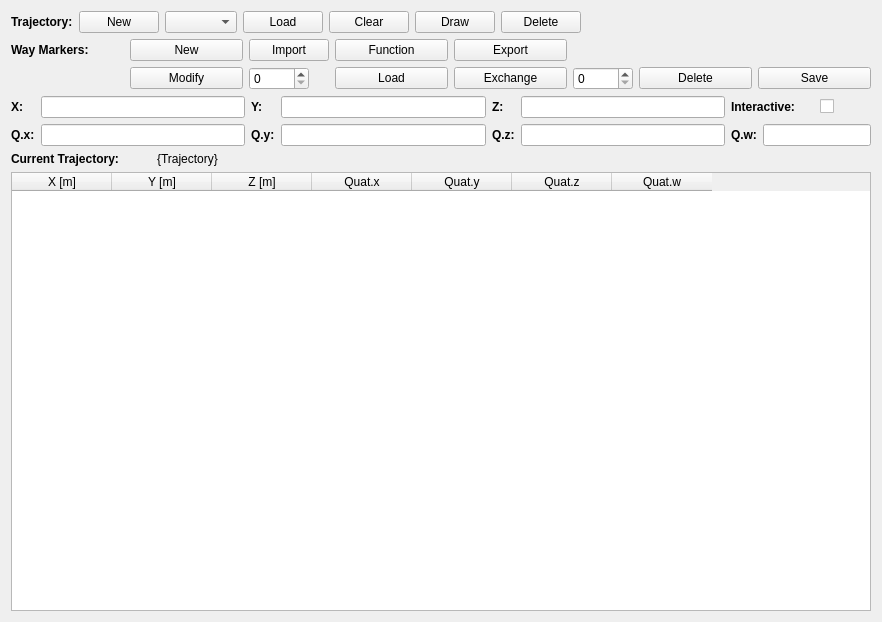
                <widget class="QWidget" name="scrollAreaWidgetContents_2">
                 <property name="geometry">
                  <rect>
                   <x>0</x>
                   <y>0</y>
                   <width>882</width>
                   <height>622</height>
                  </rect>
                 </property>
                 <property name="minimumSize">
                  <size>
                   <width>0</width>
                   <height>0</height>
                  </size>
                 </property>
                 <layout class="QGridLayout" name="gridLayout_5">
                  <item row="4" column="0">
                   <widget class="QLabel" name="TrajectoryName_text_1">
                    <property name="maximumSize">
                     <size>
                      <width>140</width>
                      <height>16777215</height>
                     </size>
                    </property>
                    <property name="text">
                     <string>&lt;html&gt;&lt;head/&gt;&lt;body&gt;&lt;p&gt;&lt;span style=&quot; font-weight:600;&quot;&gt;Current Trajectory:&lt;/span&gt;&lt;/p&gt;&lt;/body&gt;&lt;/html&gt;</string>
                    </property>
                   </widget>
                  </item>
                  <item row="4" column="1" colspan="2">
                   <widget class="QLabel" name="TrajectoryName_text">
                    <property name="text">
                     <string>{Trajectory}</string>
                    </property>
                   </widget>
                  </item>
                  <item row="2" column="0" colspan="3">
                   <layout class="QGridLayout" name="gridLayout_10">
                    <item row="0" column="5">
                     <widget class="QPushButton" name="FunctionTrajectory_Button">
                      <property name="text">
                       <string>Function</string>
                      </property>
                     </widget>
                    </item>
                    <item row="1" column="9">
                     <widget class="QPushButton" name="SaveWaymarker_Button">
                      <property name="text">
                       <string>Save</string>
                      </property>
                     </widget>
                    </item>
                    <item row="1" column="6">
                     <widget class="QPushButton" name="ExchangeWaymarker_Button">
                      <property name="text">
                       <string>Exchange</string>
                      </property>
                     </widget>
                    </item>
                    <item row="1" column="8">
                     <widget class="QPushButton" name="DeleteWaymarker_Button">
                      <property name="text">
                       <string>Delete</string>
                      </property>
                     </widget>
                    </item>
                    <item row="1" column="7">
                     <widget class="QSpinBox" name="Id2Waymarker_spinBox">
                      <property name="maximumSize">
                       <size>
                        <width>60</width>
                        <height>16777215</height>
                       </size>
                      </property>
                     </widget>
                    </item>
                    <item row="1" column="2">
                     <widget class="QSpinBox" name="IdWaymarker_spinBox">
                      <property name="maximumSize">
                       <size>
                        <width>60</width>
                        <height>16777215</height>
                       </size>
                      </property>
                     </widget>
                    </item>
                    <item row="1" column="1">
                     <widget class="QPushButton" name="ModifyWaymarker_Button">
                      <property name="text">
                       <string>Modify</string>
                      </property>
                     </widget>
                    </item>
                    <item row="1" column="5">
                     <widget class="QPushButton" name="LoadWaymarker_Button">
                      <property name="text">
                       <string>Load</string>
                      </property>
                     </widget>
                    </item>
                    <item row="0" column="2">
                     <widget class="QPushButton" name="ImportTrajectory_Button">
                      <property name="text">
                       <string>Import</string>
                      </property>
                     </widget>
                    </item>
                    <item row="0" column="0">
                     <widget class="QLabel" name="Waymarker_Label">
                      <property name="text">
                       <string>&lt;html&gt;&lt;head/&gt;&lt;body&gt;&lt;p&gt;&lt;span style=&quot; font-weight:600;&quot;&gt;Way Markers:&lt;/span&gt;&lt;/p&gt;&lt;/body&gt;&lt;/html&gt;</string>
                      </property>
                     </widget>
                    </item>
                    <item row="0" column="1">
                     <widget class="QPushButton" name="NewWaymarker_Button">
                      <property name="text">
                       <string>New</string>
                      </property>
                     </widget>
                    </item>
                    <item row="0" column="6">
                     <widget class="QPushButton" name="ExportTrajectory_Button">
                      <property name="text">
                       <string>Export</string>
                      </property>
                     </widget>
                    </item>
                   </layout>
                  </item>
                  <item row="3" column="0" colspan="3">
                   <layout class="QGridLayout" name="WM_point_layout">
                    <item row="0" column="0">
                     <widget class="QLabel" name="WM_X_label">
                      <property name="text">
                       <string>&lt;html&gt;&lt;head/&gt;&lt;body&gt;&lt;p&gt;&lt;span style=&quot; font-weight:600;&quot;&gt;X:&lt;/span&gt;&lt;/p&gt;&lt;/body&gt;&lt;/html&gt;</string>
                      </property>
                     </widget>
                    </item>
                    <item row="0" column="1">
                     <widget class="QLineEdit" name="WM_X_text">
                      <property name="styleSheet">
                       <string notr="true"/>
                      </property>
                     </widget>
                    </item>
                    <item row="0" column="2">
                     <widget class="QLabel" name="WM_Y_label">
                      <property name="text">
                       <string>&lt;html&gt;&lt;head/&gt;&lt;body&gt;&lt;p&gt;&lt;span style=&quot; font-weight:600;&quot;&gt;Y:&lt;/span&gt;&lt;/p&gt;&lt;/body&gt;&lt;/html&gt;</string>
                      </property>
                     </widget>
                    </item>
                    <item row="0" column="4">
                     <widget class="QLabel" name="WM_Z_label">
                      <property name="text">
                       <string>&lt;html&gt;&lt;head/&gt;&lt;body&gt;&lt;p&gt;&lt;span style=&quot; font-weight:600;&quot;&gt;Z:&lt;/span&gt;&lt;/p&gt;&lt;/body&gt;&lt;/html&gt;</string>
                      </property>
                     </widget>
                    </item>
                    <item row="1" column="2">
                     <widget class="QLabel" name="WM_Qy_label">
                      <property name="text">
                       <string>&lt;html&gt;&lt;head/&gt;&lt;body&gt;&lt;p&gt;&lt;span style=&quot; font-weight:600;&quot;&gt;Q.y:&lt;/span&gt;&lt;/p&gt;&lt;/body&gt;&lt;/html&gt;</string>
                      </property>
                     </widget>
                    </item>
                    <item row="0" column="3">
                     <widget class="QLineEdit" name="WM_Y_text">
                      <property name="styleSheet">
                       <string notr="true"/>
                      </property>
                     </widget>
                    </item>
                    <item row="1" column="7" colspan="2">
                     <widget class="QLineEdit" name="WM_Qw_text">
                      <property name="styleSheet">
                       <string notr="true"/>
                      </property>
                     </widget>
                    </item>
                    <item row="0" column="8">
                     <widget class="QCheckBox" name="WM_inter_checkBox">
                      <property name="styleSheet">
                       <string notr="true"/>
                      </property>
                      <property name="text">
                       <string/>
                      </property>
                     </widget>
                    </item>
                    <item row="1" column="4">
                     <widget class="QLabel" name="WM_Qz_label">
                      <property name="text">
                       <string>&lt;html&gt;&lt;head/&gt;&lt;body&gt;&lt;p&gt;&lt;span style=&quot; font-weight:600;&quot;&gt;Q.z:&lt;/span&gt;&lt;/p&gt;&lt;/body&gt;&lt;/html&gt;</string>
                      </property>
                     </widget>
                    </item>
                    <item row="1" column="1">
                     <widget class="QLineEdit" name="WM_Qx_text">
                      <property name="styleSheet">
                       <string notr="true"/>
                      </property>
                     </widget>
                    </item>
                    <item row="1" column="5">
                     <widget class="QLineEdit" name="WM_Qz_text">
                      <property name="styleSheet">
                       <string notr="true"/>
                      </property>
                     </widget>
                    </item>
                    <item row="1" column="3">
                     <widget class="QLineEdit" name="WM_Qy_text">
                      <property name="styleSheet">
                       <string notr="true"/>
                      </property>
                     </widget>
                    </item>
                    <item row="0" column="6" colspan="2">
                     <widget class="QLabel" name="WM_inter_label">
                      <property name="text">
                       <string>&lt;html&gt;&lt;head/&gt;&lt;body&gt;&lt;p&gt;&lt;span style=&quot; font-weight:600;&quot;&gt;Interactive:&lt;/span&gt;&lt;/p&gt;&lt;/body&gt;&lt;/html&gt;</string>
                      </property>
                     </widget>
                    </item>
                    <item row="1" column="6">
                     <widget class="QLabel" name="WM_Qw_label">
                      <property name="text">
                       <string>&lt;html&gt;&lt;head/&gt;&lt;body&gt;&lt;p&gt;&lt;span style=&quot; font-weight:600;&quot;&gt;Q.w:&lt;/span&gt;&lt;/p&gt;&lt;/body&gt;&lt;/html&gt;</string>
                      </property>
                     </widget>
                    </item>
                    <item row="1" column="0">
                     <widget class="QLabel" name="WM_Qx_label">
                      <property name="text">
                       <string>&lt;html&gt;&lt;head/&gt;&lt;body&gt;&lt;p&gt;&lt;span style=&quot; font-weight:600;&quot;&gt;Q.x:&lt;/span&gt;&lt;/p&gt;&lt;/body&gt;&lt;/html&gt;</string>
                      </property>
                     </widget>
                    </item>
                    <item row="0" column="5">
                     <widget class="QLineEdit" name="WM_Z_text">
                      <property name="styleSheet">
                       <string notr="true"/>
                      </property>
                     </widget>
                    </item>
                   </layout>
                  </item>
                  <item row="0" column="0" colspan="2">
                   <layout class="QHBoxLayout" name="trajectory_layout">
                    <item>
                     <widget class="QLabel" name="Trajectory_label">
                      <property name="text">
                       <string>&lt;html&gt;&lt;head/&gt;&lt;body&gt;&lt;p&gt;&lt;span style=&quot; font-weight:600;&quot;&gt;Trajectory:&lt;/span&gt;&lt;/p&gt;&lt;/body&gt;&lt;/html&gt;</string>
                      </property>
                     </widget>
                    </item>
                    <item>
                     <widget class="QPushButton" name="NewTrajectory_Button">
                      <property name="text">
                       <string>New</string>
                      </property>
                     </widget>
                    </item>
                    <item>
                     <widget class="QComboBox" name="NameTrajectory_Selector">
                      <property name="maximumSize">
                       <size>
                        <width>110</width>
                        <height>16777215</height>
                       </size>
                      </property>
                      <property name="styleSheet">
                       <string notr="true">selection-background-color: rgb(168,168,168);</string>
                      </property>
                     </widget>
                    </item>
                    <item>
                     <widget class="QPushButton" name="LoadTrajectory_Button">
                      <property name="text">
                       <string>Load</string>
                      </property>
                     </widget>
                    </item>
                    <item>
                     <widget class="QPushButton" name="ClearTrajectory_Button">
                      <property name="text">
                       <string>Clear</string>
                      </property>
                     </widget>
                    </item>
                    <item>
                     <widget class="QPushButton" name="DrawPath_Button">
                      <property name="maximumSize">
                       <size>
                        <width>100</width>
                        <height>16777215</height>
                       </size>
                      </property>
                      <property name="text">
                       <string>Draw</string>
                      </property>
                     </widget>
                    </item>
                    <item>
                     <widget class="QPushButton" name="DeleteTrajectory_Button">
                      <property name="text">
                       <string>Delete</string>
                      </property>
                     </widget>
                    </item>
                   </layout>
                  </item>
                  <item row="5" column="0" colspan="3">
                   <widget class="QTableWidget" name="trajectory_table">
                    <property name="minimumSize">
                     <size>
                      <width>600</width>
                      <height>420</height>
                     </size>
                    </property>
                    <column>
                     <property name="text">
                      <string>X [m]</string>
                     </property>
                    </column>
                    <column>
                     <property name="text">
                      <string>Y [m]</string>
                     </property>
                    </column>
                    <column>
                     <property name="text">
                      <string>Z [m]</string>
                     </property>
                    </column>
                    <column>
                     <property name="text">
                      <string>Quat.x</string>
                     </property>
                    </column>
                    <column>
                     <property name="text">
                      <string>Quat.y</string>
                     </property>
                    </column>
                    <column>
                     <property name="text">
                      <string>Quat.z</string>
                     </property>
                    </column>
                    <column>
                     <property name="text">
                      <string>Quat.w</string>
                     </property>
                    </column>
                   </widget>
                  </item>
                 </layout>
                </widget>
